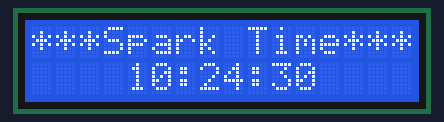
This sketch was run on a simulated Particle Photon. Shown: 16×2 character LCD. The local clock reads 2024-03-15 10:24:30 at power-on unless the sketch sets it; what the sketch prints to the serial monitor is not drawn.

Above: at 0.1 s.
At 4.1 s:
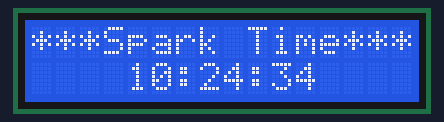
At 9.1 s:
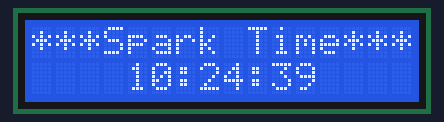
At 19.1 s:
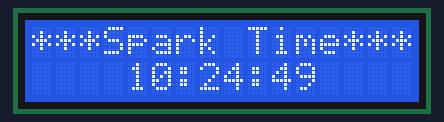
At 29.1 s:
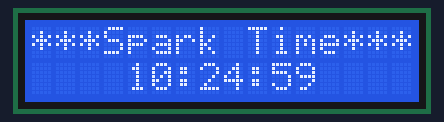
At 39.1 s:
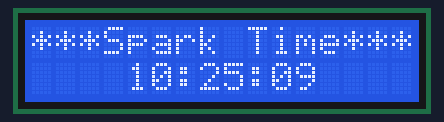

Measured:
- what the display in image 1 shows lasts 1.0 s, from 4.0 s to 5.0 s

The sketch:

LCD_Display.ino
```cpp
#include <Wire.h>
#include <LiquidCrystal_I2C_Spark.h>

LiquidCrystal_I2C *lcd;

int lastSecond = 0;

void setup(void)
{
  Serial.begin(9600);
  lcd = new LiquidCrystal_I2C(0x27, 16, 2);
  lcd->init();
  lcd->backlight();
  lcd->clear();
  lcd->print("***Spark Time***");
}

void loop(void)
{
  if (Time.second() != lastSecond)
  {
    Serial.print(Time.timeStr());
    lcd->setCursor(0, 1);
    lcd->print(Time.hour() < 10 ? "   0" : "    ");
    lcd->print(Time.hour());
    lcd->print(Time.minute() < 10 ? ":0" : ":");
    lcd->print(Time.minute());
    lcd->print(Time.second() < 10 ? ":0" : ":");
    lcd->print(Time.second());
    lastSecond = Time.second();
  }
}
```

firmware.cpp
```cpp
/******************************************************/
//       THIS IS A GENERATED FILE - DO NOT EDIT       //
/******************************************************/

#include "Particle.h"
#line 1 "/home/josphat/projects/rover/ranjaRover/src/firmware.ino"
/*
 * Project ranjaRover
 * Description: "Framework For the Rover"
 * Author: "Josphat Karanja"
 * Date:
 */
void setup();
void demoOne();
void demoTwo();
void loop();
#line 7 "/home/josphat/projects/rover/ranjaRover/src/firmware.ino"
int enA = D2;
int enB = D3;
int in1 = D4;
int in2 = D5;
int in3 = D6;
int in4 = D7;

// setup() runs once, when the device is first turned on.
void setup()
{
  pinMode(enA, OUTPUT);
  pinMode(enB, OUTPUT);
  pinMode(in1, OUTPUT);
  pinMode(in2, OUTPUT);
  pinMode(in3, OUTPUT);
  pinMode(in4, OUTPUT);
  // Put initialization like pinMode and begin functions here.
}
void demoOne()
{
  // This function will run the motors in both directions at a fixed speed
  // Turn on MotorA
  digitalWrite(in1, HIGH);
  digitalWrite(in2, LOW);
  // set speed to 200 out of possible range 0-255
  analogWrite(enA, 200);
  // Turn on MotorB
  digitalWrite(in3, HIGH);
  digitalWrite(in4, LOW);
  analogWrite(enB, 200);
  delay(4000);
  // Change the direction
  digitalWrite(in1, LOW);
  digitalWrite(in2, HIGH);
  digitalWrite(in3, LOW);
  digitalWrite(in4, LOW);
}
void demoTwo()
{
  // Accelerate from zero to maximum speed
  for (int i = 0; i < 256; i++)
  {
    analogWrite(enA, i);
    analogWrite(enB, i);
    delay(20);
  }
  // Turn off the Motors
  digitalWrite(in1, LOW);
  digitalWrite(in2, LOW);
  digitalWrite(in3, LOW);
  digitalWrite(in4, LOW);
}
// loop() runs over and over again, as quickly as it can execute.
void loop()
{
  demoOne();
  delay(1000);

  // The core of your code will likely live here.
}
```
